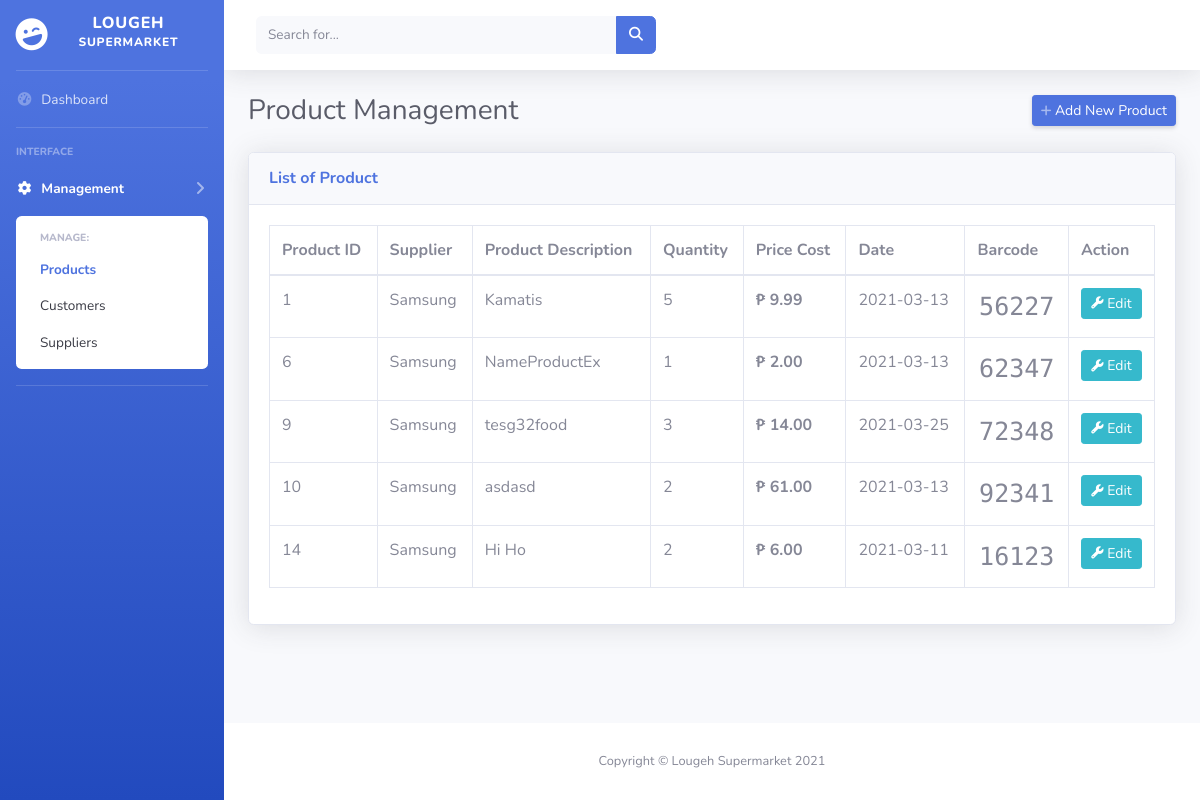
/manage_products.php, run on the app's committed database.
### tables this page shows
CREATE TABLE IF NOT EXISTS `product_tbl` (
  `product_id` int(10) NOT NULL AUTO_INCREMENT,
  `Supplier_ID` int(10) NOT NULL,
  `Prod_Desc` varchar(50) NOT NULL,
  `Prod_Qty` int(25) NOT NULL,
  `Prod_Cost` decimal(7,2) NOT NULL,
  `Prod_Date` date NOT NULL,
  `Prod_Code` varchar(50) NOT NULL,
  PRIMARY KEY (`product_id`),
  KEY `Supplier_ID` (`Supplier_ID`),
  CONSTRAINT `Supplier_ID` FOREIGN KEY (`supplier_id`) REFERENCES `supplier_tbl` (`Supplier_ID`)
);

CREATE TABLE IF NOT EXISTS `supplier_tbl` (
  `Supplier_ID` int(10) NOT NULL AUTO_INCREMENT,
  `Supp_Company` varchar(50) NOT NULL,
  `Supp_Contact_No` varchar(50) NOT NULL,
  `Supp_address` varchar(50) NOT NULL,
  PRIMARY KEY (`Supplier_ID`)
);

### manage_products.php (the view, shortened to what this page needs)
<!DOCTYPE html>
<head>
    <link href="/vendor/fontawesome-free/css/all.min.css" rel="stylesheet" type="text/css">
    <link href="css/sb-admin-2.min.css" rel="stylesheet">
    <link href="vendor/datatables/dataTables.bootstrap4.min.css" rel="stylesheet">
</head>
<body id="page-top">
    <div id="wrapper">
        <ul class="navbar-nav bg-gradient-primary sidebar sidebar-dark accordion" id="accordionSidebar">
            <a class="sidebar-brand d-flex align-items-center justify-content-center" href="index.php">
                <div class="sidebar-brand-icon rotate-n-15">
                    <i class="fas fa-laugh-wink"></i>
                </div>
                <div class="sidebar-brand-text mx-3">Lougeh <sup>Supermarket</sup></div>
            </a>
            <hr class="sidebar-divider my-0">
            <li class="nav-item">
                <a class="nav-link" href="index.php">
                    <i class="fas fa-fw fa-tachometer-alt"></i>
                    <span>Dashboard</span></a>
            </li>
            <hr class="sidebar-divider">
            <div class="sidebar-heading">
                Interface
            </div>
            <li class="nav-item active">
                <a class="nav-link collapsed" href="#" data-toggle="collapse" data-target="#collapseTwo"
                    aria-expanded="true" aria-controls="collapseTwo">
                    <i class="fas fa-fw fa-cog"></i>
                    <span>Management</span>
                </a>
                <div id="collapseTwo" class="collapse show" aria-labelledby="headingTwo" data-parent="#accordionSidebar">
                    <div class="bg-white py-2 collapse-inner rounded">
                        <h6 class="collapse-header">Manage:</h6>
                        <a class="collapse-item active" href="manage_products.php">Products</a>
                        <a class="collapse-item" href="manage_customers.php">Customers</a>
                        <a class="collapse-item" href="manage_suppliers.php">Suppliers</a>
                    </div>
                </div>
            </li>
            <hr class="sidebar-divider d-none d-md-block">
        </ul>
        <div id="content-wrapper" class="d-flex flex-column">
            <div id="content">
                <nav class="navbar navbar-expand navbar-light bg-white topbar mb-4 static-top shadow">
                    <form
                        class="d-none d-sm-inline-block form-inline mr-auto ml-md-3 my-2 my-md-0 mw-100 navbar-search">
                        <div class="input-group">
                            <input type="text" class="form-control bg-light border-0 small" placeholder="Search for..."
                                aria-label="Search" aria-describedby="basic-addon2">
                            <div class="input-group-append">
                                <button class="btn btn-primary" type="button">
                                    <i class="fas fa-search fa-sm"></i>
                                </button>
                            </div>
                        </div>
                    </form>
                </nav>
                <div class="container-fluid">
                    <div class="d-sm-flex align-items-center justify-content-between mb-4">
                        <h1 class="h3 mb-0 text-gray-800">Product Management</h1>
                        <a href="#" class="d-none d-sm-inline-block btn btn-sm btn-primary shadow-sm" data-toggle="modal" data-target="#addProductModal"> Add New Product</a>
                    </div>
                    <div class="card shadow mb-4">
                        <div class="card-header py-3">
                            <h6 class="m-0 font-weight-bold text-primary">List of Product</h6>
                        </div>
                        <div class="card-body">
                            <div class="table-responsive">
                            <table class="table table-bordered" id="dataTable" width="100%" cellspacing="0">
                                  <thead>
                                      <tr>
                                          <th>Product ID</th>
                                          <th>Supplier</th>
                                          <th>Product Description</th>
                                          <th>Quantity</th>
                                          <th>Price Cost</th>
                                          <th>Date</th>
                                          <th>Barcode</th>
                                          <th colspan="1">Action</th>
                                      </tr>
                                    </thead>
                                    <tbody>
                                    <?php
                                    include('config_connect.php');
                                    $sql = "SELECT product_tbl.product_id, supplier_tbl.Supp_Company, product_tbl.Prod_Desc,product_tbl.Prod_Qty, product_tbl.Prod_Cost , product_tbl.Prod_Date, product_tbl.Prod_Code FROM product_tbl
INNER JOIN supplier_tbl ON product_tbl.Supplier_ID = supplier_tbl.Supplier_ID";
                                    $result = $conn->query($sql); ?>
                                    <?php while ($row = $result->fetch_assoc()): ?>
                                          <tr>
                                              <td><?php echo $row['product_id']; ?></td>
                                              <td><?php echo $row['Supp_Company']; ?></td>
                                              <td><?php echo $row['Prod_Desc']; ?></td>
                                              <td><?php echo $row['Prod_Qty']; ?></td>
                                              <td><b>₱ <?php echo $row['Prod_Cost']; ?></b></td>
                                              <td><?php echo $row['Prod_Date']; ?></td>
                                              <td style="font-family: 'Libre Barcode 39'; font-size: 25px; text-align: center"><?php echo $row['Prod_Code']; ?></td>
                                              <td>
                                                  <button class="btn btn-sm btn-info btn-block" data-toggle="modal"
                                                          type="button"
                                                          data-target="#UpdateModal<?php echo $row['product_id'] ?>">
                                                      <span class="fa fa-wrench fa-sm"></span> Edit
                                                  </button>
                                              </td>
                                          </tr>
                                          <?php
                                      endwhile;
                                      ?>
                                      </tbody>
                              </table>
                            </div>
                        </div>
                    </div>
                </div>
            </div>
            <footer class="sticky-footer bg-white">
                <div class="container my-auto">
                    <div class="copyright text-center my-auto">
                        <span>Copyright &copy; Lougeh Supermarket 2021</span>
                    </div>
                </div>
            </footer>
        </div>
    </div>
</body>
</html>

### data on the page
product_tbl: product_id "1", Supplier_ID.Supp_Company "Samsung", Prod_Desc "Kamatis", Prod_Qty "5", Prod_Cost "9.99", Prod_Date "2021-03-13", Prod_Code "56227"
product_tbl: product_id "6", Supplier_ID.Supp_Company "Samsung", Prod_Desc "NameProductEx", Prod_Qty "1", Prod_Cost "2.00", Prod_Date "2021-03-13", Prod_Code "62347"
product_tbl: product_id "9", Supplier_ID.Supp_Company "Samsung", Prod_Desc "tesg32food", Prod_Qty "3", Prod_Cost "14.00", Prod_Date "2021-03-25", Prod_Code "72348"
product_tbl: product_id "10", Supplier_ID.Supp_Company "Samsung", Prod_Desc "asdasd", Prod_Qty "2", Prod_Cost "61.00", Prod_Date "2021-03-13", Prod_Code "92341"
product_tbl: product_id "14", Supplier_ID.Supp_Company "Samsung", Prod_Desc "Hi Ho", Prod_Qty "2", Prod_Cost "6.00", Prod_Date "2021-03-11", Prod_Code "16123"
